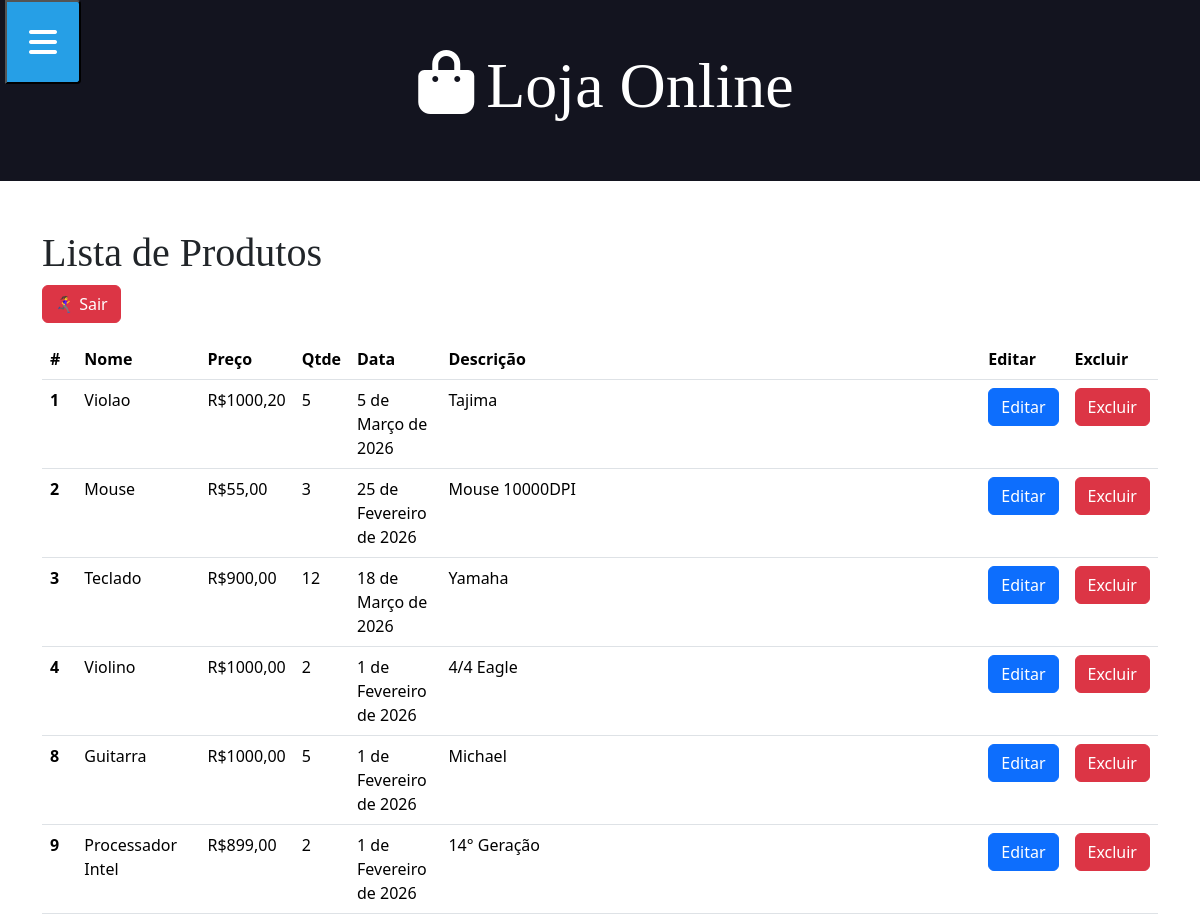
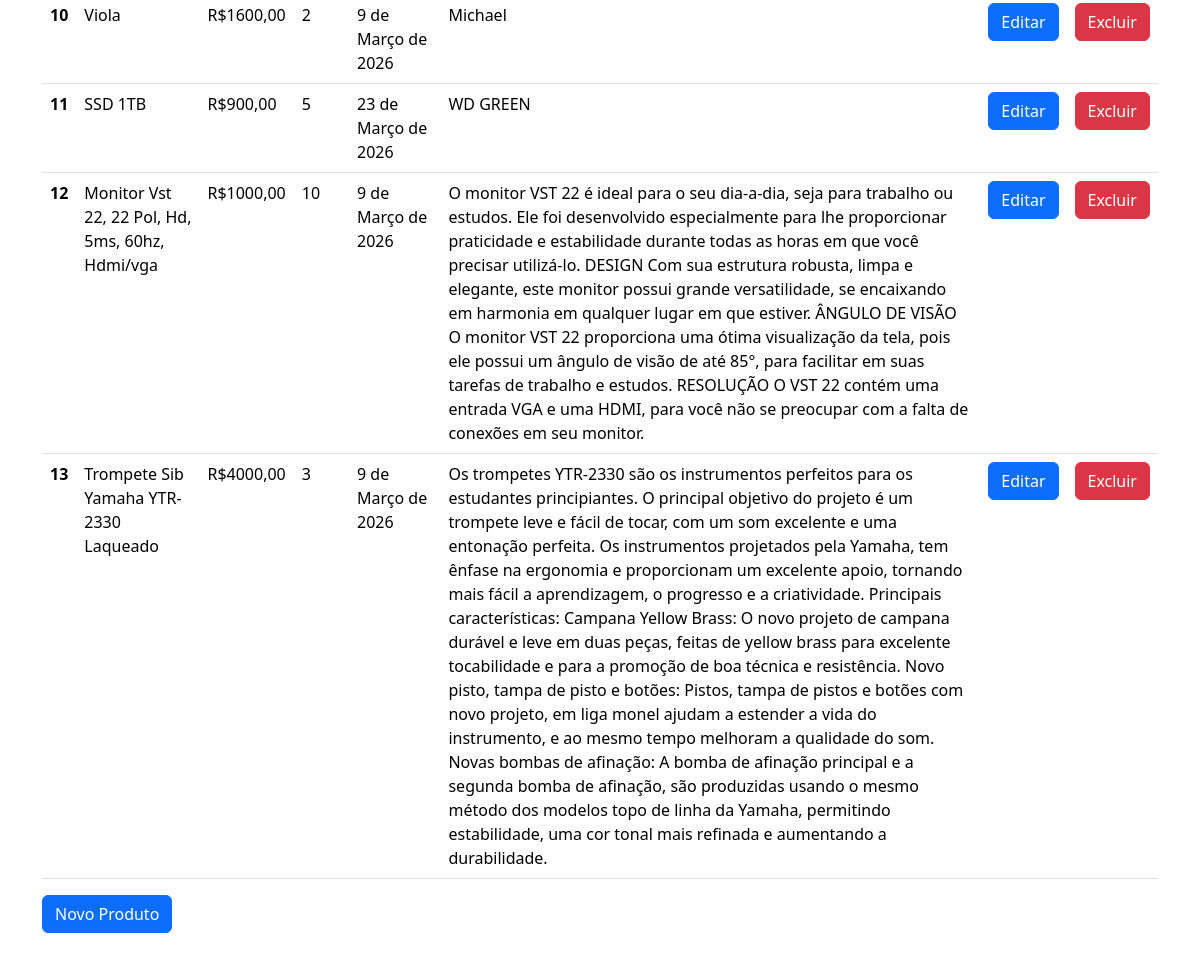
The app's page /produto (signed in), older data (2 pictures, top to bottom).
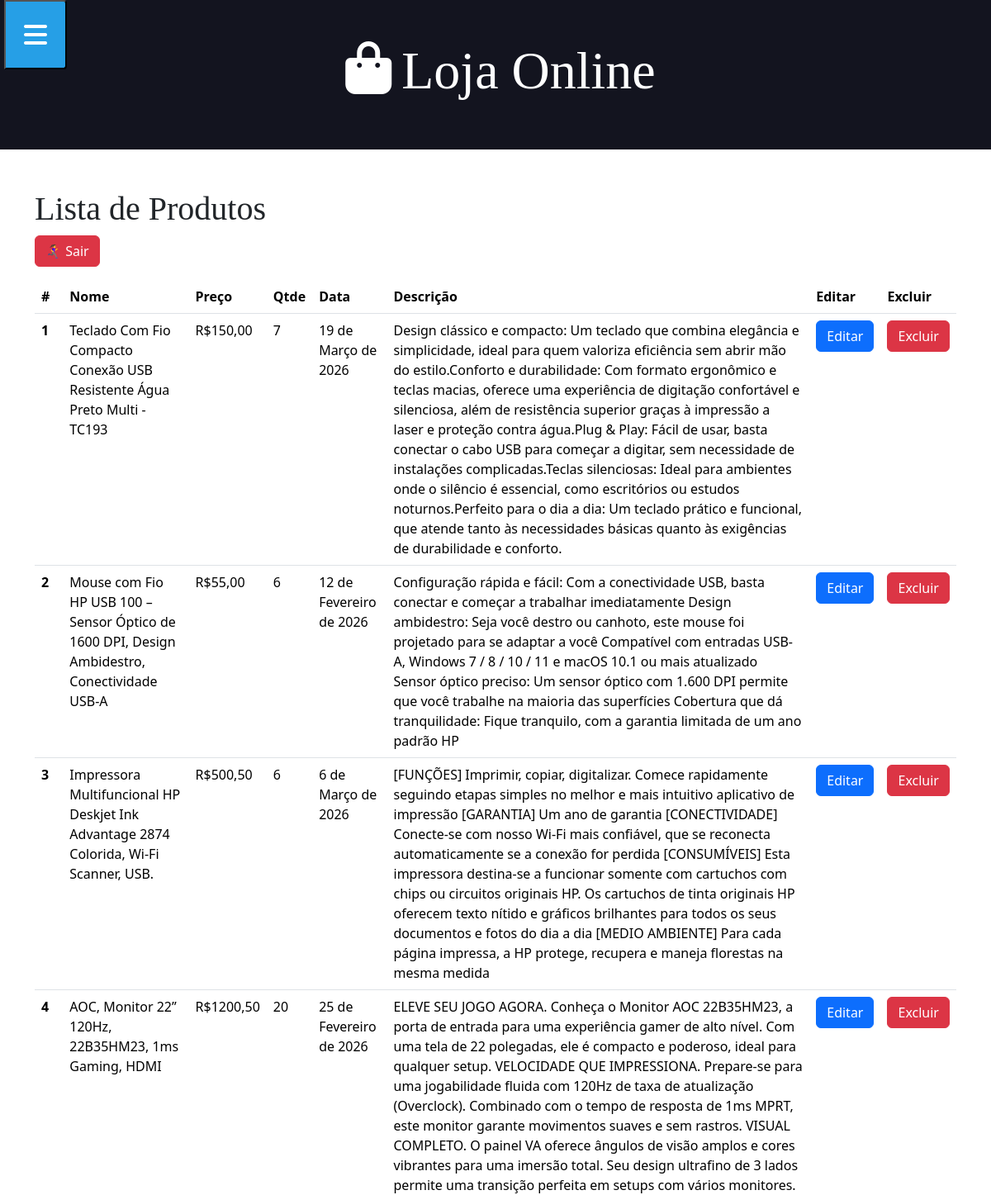
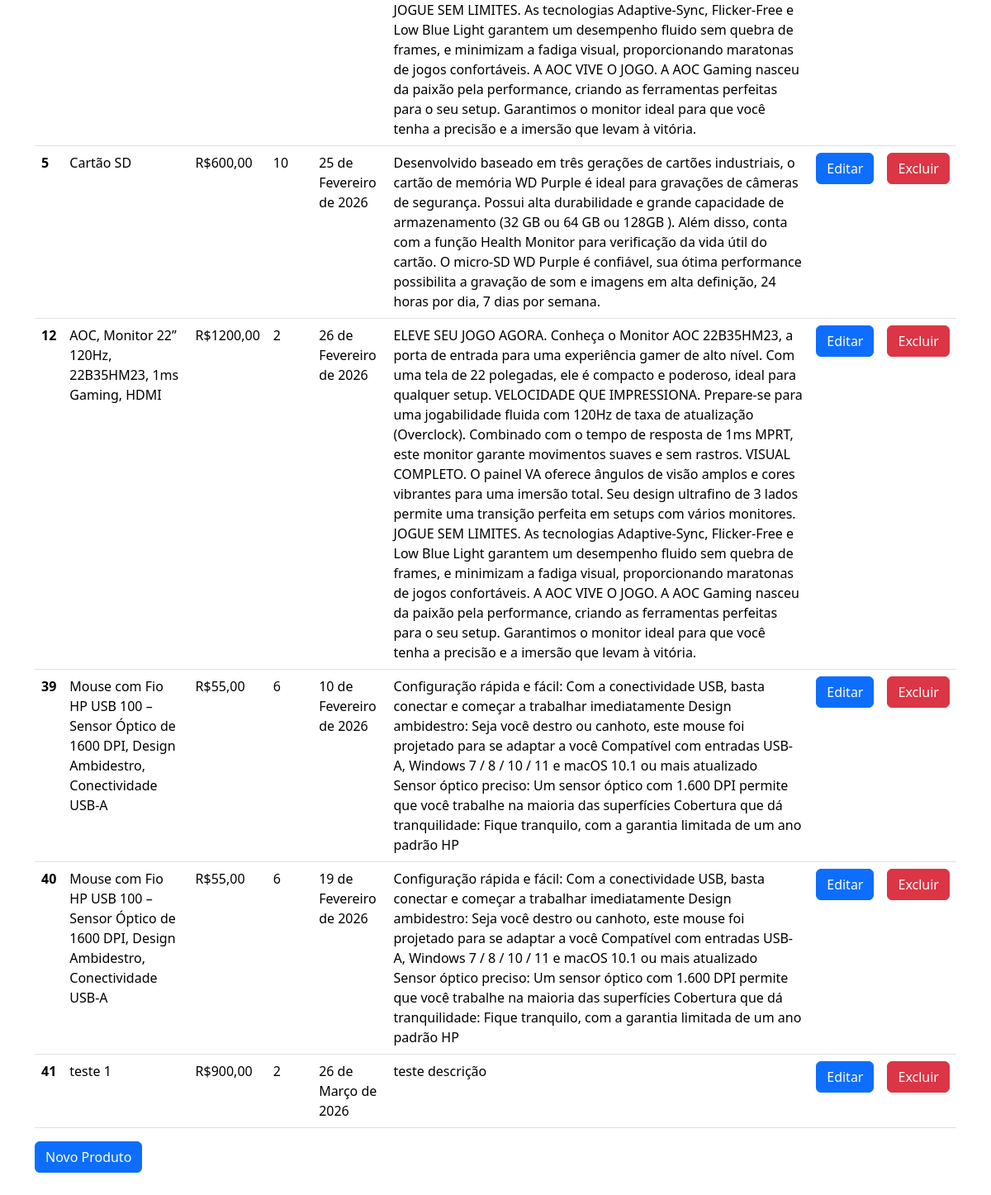
The same page, newer data (2 pictures, top to bottom).
### aplicacao/models.py (models this page shows, shortened)
class Produto(models.Model):
    nome = models.CharField(max_length=100, null=True, blank=True)
    preco = models.DecimalField(decimal_places=2, max_digits=10, null=True, blank=True)
    qtde = models.IntegerField(null=True, blank=True)
    descricao = models.TextField(null=True, blank=True)
    data = models.DateField(null=True, blank=True)
    imagem = models.ImageField(upload_to='produtos/', null=True, blank=True)
    itemVenda = models.ManyToManyField(Venda)

### aplicacao/views.py (the view)
# urls.py: path('produto', produto, name="urlproduto"),
@login_required(login_url="urlentrar")
def produto(request):
    produtos = Produto.objects.all()
    context = {'produtos': produtos}
    return render(request, "produto.html", context)

### aplicacao/templates/produto.html (shortened to what this page needs)
{% extends 'global/base.html' %}
{% block content %}
  <div class="container">
    <h1>Lista de Produtos</h1>
    <div class="mb-3">
      <a href="{% url 'urlsair' %}" class="btn btn-danger">🏃‍♀️‍➡️ Sair</a>
    </div>
    <table class="table table-hover">
      <thead>
        <tr>
          <th scope="col">#</th>
          <th scope="col">Nome</th>
          <th scope="col">Preço</th>
          <th scope="col">Qtde</th>
          <th scope="col">Data</th>
          <th scope="col">Descrição</th>
          <th scope="col">Editar</th>
          <th scope="col">Excluir</th>
        </tr>
      </thead>
      {% for p in produtos %}
        <tbody>
          <tr>
            <th scope="row">{{ p.id }}</th>
            <td>{{ p.nome }}</td>
            <td>R${{ p.preco }}</td>
            <td>{{ p.qtde }}</td>
            <td>{{ p.data }}</td>
            <td>{{ p.descricao }}</td>
            <td>
              <form action="{% url 'urleditarProduto' p.id %}" method="GET">
                <input type="submit" value="Editar" class="btn btn-primary" />
              </form>
            </td>
            <td>
              <form action="{% url 'urlexcluirProduto' p.id %}" method="POST">
                <input type="submit" value="Excluir" class="btn btn-danger" />
              </form>
            </td>
          </tr>
        </tbody>
      {% endfor %}
    </table>
    <form action="{% url 'urlcadastrarProduto' %}" method="POST">
      <input type="submit" value="Novo Produto" class="btn btn-primary" />
    </form>
  </div>
{% endblock %}

### aplicacao/templates/global/base.html (shortened to what this page needs)
{% load bootstrap5 %}
{% load static %}
<!DOCTYPE html>
<html lang="pt-br">
<head>
    <link rel="stylesheet" href="https://cdnjs.cloudflare.com/ajax/libs/font-awesome/7.0.1/css/all.min.css">
    <link rel="stylesheet" href="{% static 'css/styles.css' %}">
    {% bootstrap_css %}
</head>
<body>
    {% include 'global/menu.html' %}
    {% include 'global/header.html' %}
    {% block content %}
    {% endblock %}
</body>
</html>

### aplicacao/templates/global/menu.html (shortened to what this page needs)
<button class="button-show-menu button-show-menu-visible">
  <i class="fas fa-bars"></i>
</button>

### aplicacao/templates/global/header.html (shortened to what this page needs)
<header class="main-header-container">
    <div class="main-header container">
        <h1>
            <a class="main-logo" href="{% url 'urlentrar' %}">
                <i class="fas fa-regular fa-bag-shopping main-logo-icon"></i>
                <span class="main-logo-text">Loja Online</span>
            </a>
        </h1>
    </div>
</header>

### static/css/styles.css (style rules this page uses)
.container { max-width: 144rem; margin: 0 auto; padding: 3rem; }
.main-header-container { background: #13141f; }
h1, h2, h3, h4, h5, h6 { font-family: 'Roboto Slab', serif; }
.main-logo { font-size: 4rem; color: #fff; text-decoration: none; display: flex; align-items: center; justify-content: center; width: fit-content; margin: 0 auto; }
.button-show-menu { position: fixed; left: 265px; top: 0; color: #fff; background-color: #269fe6; font-size: 2rem; z-index: 3; padding: 1rem; visibility: hidden; opacity: 0; transition: all 300ms ease-in-out; border-radius: 0 4px 4px 0; cursor: pointer; }
.button-show-menu-visible { visibility: visible; opacity: 1; left: 5px; }

Row changes from the older to the newer data that the page shows:
removed Produto: id "8", nome "Guitarra", preco "1000,00", qtde "5", data "1 de Fevereiro de 2026", descricao "Michael"
removed Produto: id "9", nome "Processador Intel", preco "899,00", qtde "2", data "1 de Fevereiro de 2026", descricao "14° Geração"
removed Produto: id "10", nome "Viola", preco "1600,00", qtde "2", data "9 de Março de 2026", descricao "Michael"
removed Produto: id "11", nome "SSD 1TB", preco "900,00", qtde "5", data "23 de Março de 2026", descricao "WD GREEN"
removed Produto: id "13", nome "Trompete Sib Yamaha YTR-2330 Laqueado", preco "4000,00", qtde "3", data "9 de Março de 2026", descricao "Os trompetes YTR-2330 são os instrumentos perfeitos para os estudantes principiantes. O principal objetivo do projeto é um trompete leve e fácil de tocar, com um som excelente e uma entonação perfeita. Os instrumentos projetados pela Yamaha, tem ênfase na ergonomia e proporcionam um excelente apoio, tornando mais fácil a aprendizagem, o progresso e a criatividade. Principais características: Campana Yellow Brass: O novo projeto de campana durável e leve em duas peças, feitas de yellow brass para excelente tocabilidade e para a promoção de boa técnica e resistência. Novo pisto, tampa de pisto e botões: Pistos, tampa de pistos e botões com novo projeto, em liga monel ajudam a estender a vida…"
changed Produto id 1: nome "Violao" → "Teclado Com Fio Compacto Conexão USB Resistente Água Preto Multi - TC193"; preco "1000,20" → "150,00"; qtde "5" → "7"; data "5 de Março de 2026" → "19 de Março de 2026"; descricao "Tajima" → "Design clássico e compacto: Um teclado que combina elegância e simplicidade, ideal para quem valoriza eficiência sem abrir mão do estilo.Conforto e durabilidade: Com formato ergonômico e teclas macias, oferece uma experiência de digitação confortável e silenciosa, além de resistência superior graças à impressão a laser e proteção contra água.Plug & Play: Fácil de usar, basta conectar o cabo USB para começar a digitar, sem necessidade de instalações complicadas.Teclas silenciosas: Ideal para ambientes onde o silêncio é essencial, como escritórios ou estudos noturnos.Perfeito para o dia a dia: Um teclado prático e funcional, que atende tanto às necessidades básicas quanto às exigências de…"
changed Produto id 2: nome "Mouse" → "Mouse com Fio HP USB 100 – Sensor Óptico de 1600 DPI, Design Ambidestro, Conectividade USB-A"; qtde "3" → "6"; data "25 de Fevereiro de 2026" → "12 de Fevereiro de 2026"; descricao "Mouse 10000DPI" → "Configuração rápida e fácil: Com a conectividade USB, basta conectar e começar a trabalhar imediatamente Design ambidestro: Seja você destro ou canhoto, este mouse foi projetado para se adaptar a você Compatível com entradas USB-A, Windows 7 / 8 / 10 / 11 e macOS 10.1 ou mais atualizado Sensor óptico preciso: Um sensor óptico com 1.600 DPI permite que você trabalhe na maioria das superfícies Cobertura que dá tranquilidade: Fique tranquilo, com a garantia limitada de um ano padrão HP"
changed Produto id 3: nome "Teclado" → "Impressora Multifuncional HP Deskjet Ink Advantage 2874 Colorida, Wi-Fi Scanner, USB."; preco "900,00" → "500,50"; qtde "12" → "6"; data "18 de Março de 2026" → "6 de Março de 2026"; descricao "Yamaha" → "[FUNÇÕES] Imprimir, copiar, digitalizar. Comece rapidamente seguindo etapas simples no melhor e mais intuitivo aplicativo de impressão [GARANTIA] Um ano de garantia [CONECTIVIDADE] Conecte-se com nosso Wi-Fi mais confiável, que se reconecta automaticamente se a conexão for perdida [CONSUMÍVEIS] Esta impressora destina-se a funcionar somente com cartuchos com chips ou circuitos originais HP. Os cartuchos de tinta originais HP oferecem texto nítido e gráficos brilhantes para todos os seus documentos e fotos do dia a dia [MEDIO AMBIENTE] Para cada página impressa, a HP protege, recupera e maneja florestas na mesma medida"
changed Produto id 4: nome "Violino" → "AOC, Monitor 22” 120Hz, 22B35HM23, 1ms Gaming, HDMI"; preco "1000,00" → "1200,50"; qtde "2" → "20"; data "1 de Fevereiro de 2026" → "25 de Fevereiro de 2026"; descricao "4/4 Eagle" → "ELEVE SEU JOGO AGORA. Conheça o Monitor AOC 22B35HM23, a porta de entrada para uma experiência gamer de alto nível. Com uma tela de 22 polegadas, ele é compacto e poderoso, ideal para qualquer setup. VELOCIDADE QUE IMPRESSIONA. Prepare-se para uma jogabilidade fluida com 120Hz de taxa de atualização (Overclock). Combinado com o tempo de resposta de 1ms MPRT, este monitor garante movimentos suaves e sem rastros. VISUAL COMPLETO. O painel VA oferece ângulos de visão amplos e cores vibrantes para uma imersão total. Seu design ultrafino de 3 lados permite uma transição perfeita em setups com vários monitores. JOGUE SEM LIMITES. As tecnologias Adaptive-Sync, Flicker-Free e Low Blue Light…"
added Produto: id "5", nome "Cartão SD", preco "600,00", qtde "10", data "25 de Fevereiro de 2026", descricao "Desenvolvido baseado em três gerações de cartões industriais, o cartão de memória WD Purple é ideal para gravações de câmeras de segurança. Possui alta durabilidade e grande capacidade de armazenamento (32 GB ou 64 GB ou 128GB ). Além disso, conta com a função Health Monitor para verificação da vida útil do cartão. O micro-SD WD Purple é confiável, sua ótima performance possibilita a gravação de som e imagens em alta definição, 24 horas por dia, 7 dias por semana."
changed Produto id 12: nome "Monitor Vst 22, 22 Pol, Hd, 5ms, 60hz, Hdmi/vga" → "AOC, Monitor 22” 120Hz, 22B35HM23, 1ms Gaming, HDMI"; preco "1000,00" → "1200,00"; qtde "10" → "2"; data "9 de Março de 2026" → "26 de Fevereiro de 2026"; descricao "O monitor VST 22 é ideal para o seu dia-a-dia, seja para trabalho ou estudos. Ele foi desenvolvido especialmente para lhe proporcionar praticidade e estabilidade durante todas as horas em que você precisar utilizá-lo. DESIGN Com sua estrutura robusta, limpa e elegante, este monitor possui grande versatilidade, se encaixando em harmonia em qualquer lugar em que estiver. ÂNGULO DE VISÃO O monitor VST 22 proporciona uma ótima visualização da tela, pois ele possui um ângulo de visão de até 85°, para facilitar em suas tarefas de trabalho e estudos. RESOLUÇÃO O VST 22 contém uma entrada VGA e uma HDMI, para você não se preocupar com a falta de conexões em seu monitor." → "ELEVE SEU JOGO AGORA. Conheça o Monitor AOC 22B35HM23, a porta de entrada para uma experiência gamer de alto nível. Com uma tela de 22 polegadas, ele é compacto e poderoso, ideal para qualquer setup. VELOCIDADE QUE IMPRESSIONA. Prepare-se para uma jogabilidade fluida com 120Hz de taxa de atualização (Overclock). Combinado com o tempo de resposta de 1ms MPRT, este monitor garante movimentos suaves e sem rastros. VISUAL COMPLETO. O painel VA oferece ângulos de visão amplos e cores vibrantes para uma imersão total. Seu design ultrafino de 3 lados permite uma transição perfeita em setups com vários monitores. JOGUE SEM LIMITES. As tecnologias Adaptive-Sync, Flicker-Free e Low Blue Light…"
added Produto: id "39", nome "Mouse com Fio HP USB 100 – Sensor Óptico de 1600 DPI, Design Ambidestro, Conectividade USB-A", preco "55,00", qtde "6", data "10 de Fevereiro de 2026", descricao "Configuração rápida e fácil: Com a conectividade USB, basta conectar e começar a trabalhar imediatamente Design ambidestro: Seja você destro ou canhoto, este mouse foi projetado para se adaptar a você Compatível com entradas USB-A, Windows 7 / 8 / 10 / 11 e macOS 10.1 ou mais atualizado Sensor óptico preciso: Um sensor óptico com 1.600 DPI permite que você trabalhe na maioria das superfícies Cobertura que dá tranquilidade: Fique tranquilo, com a garantia limitada de um ano padrão HP"
added Produto: id "40", nome "Mouse com Fio HP USB 100 – Sensor Óptico de 1600 DPI, Design Ambidestro, Conectividade USB-A", preco "55,00", qtde "6", data "19 de Fevereiro de 2026", descricao "Configuração rápida e fácil: Com a conectividade USB, basta conectar e começar a trabalhar imediatamente Design ambidestro: Seja você destro ou canhoto, este mouse foi projetado para se adaptar a você Compatível com entradas USB-A, Windows 7 / 8 / 10 / 11 e macOS 10.1 ou mais atualizado Sensor óptico preciso: Um sensor óptico com 1.600 DPI permite que você trabalhe na maioria das superfícies Cobertura que dá tranquilidade: Fique tranquilo, com a garantia limitada de um ano padrão HP"
added Produto: id "41", nome "teste 1", preco "900,00", qtde "2", data "26 de Março de 2026", descricao "teste descrição"
